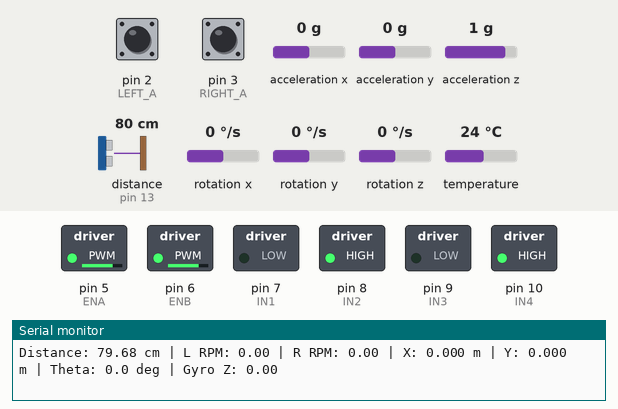
The sketch below on a simulated Arduino Uno, built with avr-gcc and run on an emulated ATmega328P. On the bench: switched loads named in the sketch (green lamp = pin HIGH), the last lines printed to the serial monitor. Wiring (inferred from the names in the program): ultrasonic range finder: trigger pin 12; echo pin 13. The inputs (shaded band) are chosen by the test bench; at power-on: distance to the obstacle (sensor on pin 13) 80 cm, pin 2 (LEFT_A) LOW, pin 3 (RIGHT_A) LOW, acceleration x 0 g, acceleration y 0 g, acceleration z 1 g, rotation x 0 °/s, rotation y 0 °/s, rotation z 0 °/s, temperature 24 °C. The echo pulse lasts 58.3 µs per cm; pins used as bus, display or sensor lines are not drawn.

Above: at 1.5 s.
1.6 s: distance to the obstacle (sensor on pin 13) set to 22 cm
3.3 s: distance to the obstacle (sensor on pin 13) set to 19 cm
At 3.45 s:
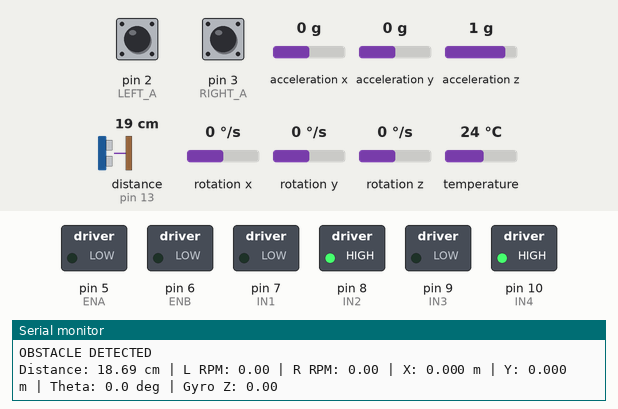
At 4.0 s:
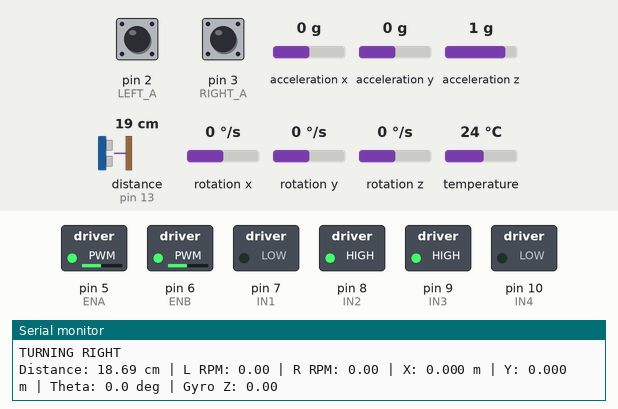
Timing chart, 0 to 6.3 s (numbered marks = the images above; inputs shaded):
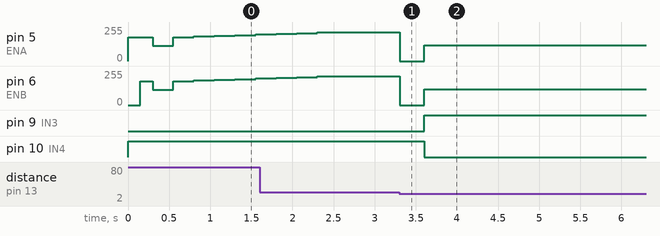

The sketch:

final_robot.ino
```cpp
#include <Adafruit_MPU6050.h>
#include <Adafruit_Sensor.h>
#include <Wire.h>
#include <math.h>

// ========================================================
// MPU6050
// ========================================================

Adafruit_MPU6050 mpu;

float gyroZ = 0.0;


// ========================================================
// ULTRASONIC SENSOR
// ========================================================

const int TRIG_PIN = 12;
const int ECHO_PIN = 13;

const float OBSTACLE_DISTANCE = 20.0;   // cm

float distanceCM = 999.0;


// ========================================================
// ENCODERS
// ========================================================

const int LEFT_A  = 2;
const int LEFT_B  = 4;

const int RIGHT_A = 3;
const int RIGHT_B = 11;

volatile long leftCount  = 0;
volatile long rightCount = 0;


// ========================================================
// L298N MOTOR DRIVER
// ========================================================

// Left motor
const int ENA = 5;
const int IN1 = 7;
const int IN2 = 8;

// Right motor
const int ENB = 6;
const int IN3 = 9;
const int IN4 = 10;


// ========================================================
// ROBOT PARAMETERS
// ========================================================

// Measured encoder resolution
const float CPR = 960.0;

// Wheel radius
const float WHEEL_RADIUS = 0.0325;   // m

// Distance between wheel centres
const float WHEEL_BASE = 0.13;       // m


// ========================================================
// PI WHEEL-SPEED CONTROL
// ========================================================

const float TARGET_RPM = 20.0;

float Kp = 3.0;
float Ki = 1.0;

const int BASE_PWM = 115;

float leftIntegral  = 0.0;
float rightIntegral = 0.0;

int leftPWM  = BASE_PWM;
int rightPWM = BASE_PWM;

float leftRPM  = 0.0;
float rightRPM = 0.0;


// ========================================================
// SPEED MEASUREMENT
// ========================================================

long previousSpeedLeft  = 0;
long previousSpeedRight = 0;

unsigned long previousSpeedTime = 0;

const unsigned long SPEED_SAMPLE_TIME = 250;


// ========================================================
// ODOMETRY
// ========================================================

float x = 0.0;
float y = 0.0;
float theta = 0.0;

long previousOdomLeft  = 0;
long previousOdomRight = 0;


// ========================================================
// SENSOR / DISPLAY TIMING
// ========================================================

unsigned long previousSensorTime = 0;
unsigned long previousPrintTime  = 0;


// ========================================================
// ROBOT STATE MACHINE
// ========================================================

enum RobotState {
  DRIVE,
  STOP_BEFORE_TURN,
  TURN_RIGHT,
  STOP_AFTER_TURN
};

RobotState state = DRIVE;

unsigned long stateStartTime = 0;

float turnStartTheta = 0.0;


// ========================================================
// SETUP
// ========================================================

void setup() {

  Serial.begin(115200);


  // ------------------------------------------------------
  // Ultrasonic sensor
  // ------------------------------------------------------

  pinMode(TRIG_PIN, OUTPUT);
  pinMode(ECHO_PIN, INPUT);


  // ------------------------------------------------------
  // Encoders
  // ------------------------------------------------------

  pinMode(LEFT_A, INPUT);
  pinMode(LEFT_B, INPUT);

  pinMode(RIGHT_A, INPUT);
  pinMode(RIGHT_B, INPUT);


  attachInterrupt(
    digitalPinToInterrupt(LEFT_A),
    leftEncoderISR,
    RISING
  );


  attachInterrupt(
    digitalPinToInterrupt(RIGHT_A),
    rightEncoderISR,
    RISING
  );


  // ------------------------------------------------------
  // Motors
  // ------------------------------------------------------

  pinMode(ENA, OUTPUT);
  pinMode(IN1, OUTPUT);
  pinMode(IN2, OUTPUT);

  pinMode(ENB, OUTPUT);
  pinMode(IN3, OUTPUT);
  pinMode(IN4, OUTPUT);

  stopMotors();


  // ------------------------------------------------------
  // MPU6050
  // ------------------------------------------------------

  if (!mpu.begin()) {

    Serial.println("MPU6050 NOT FOUND");

    while (1) {
      delay(10);
    }
  }


  Serial.println("ROBOT READY");


  // Start moving
  kickForward();

  resetSpeedMeasurement();
}


// ========================================================
// MAIN LOOP
// ========================================================

void loop() {

  unsigned long currentTime = millis();


  // ------------------------------------------------------
  // Update encoder odometry
  // ------------------------------------------------------

  updateOdometry();


  // ------------------------------------------------------
  // Read ultrasonic sensor and IMU
  // ------------------------------------------------------

  if (currentTime - previousSensorTime >= 100) {

    distanceCM = readDistance();


    sensors_event_t accel;
    sensors_event_t gyro;
    sensors_event_t temp;


    mpu.getEvent(
      &accel,
      &gyro,
      &temp
    );


    gyroZ = gyro.gyro.z;


    previousSensorTime = currentTime;
  }


  // ======================================================
  // STATE: DRIVE
  // ======================================================

  if (state == DRIVE) {

    // Obstacle detected
    if (
      distanceCM > 0 &&
      distanceCM <= OBSTACLE_DISTANCE
    ) {

      stopMotors();

      leftIntegral  = 0;
      rightIntegral = 0;

      state = STOP_BEFORE_TURN;

      stateStartTime = currentTime;

      Serial.println("OBSTACLE DETECTED");
    }

    else {

      setForwardDirection();

      updateSpeedPI();
    }
  }


  // ======================================================
  // STATE: STOP BEFORE TURN
  // ======================================================

  else if (state == STOP_BEFORE_TURN) {

    stopMotors();


    if (
      currentTime - stateStartTime >= 300
    ) {

      turnStartTheta = theta;

      state = TURN_RIGHT;

      Serial.println("TURNING RIGHT");
    }
  }


  // ======================================================
  // STATE: TURN RIGHT
  // ======================================================

  else if (state == TURN_RIGHT) {

    turnRight();


    float turnedAngle =
      theta - turnStartTheta;


    // Right turn is approximately -90 degrees
    if (
      turnedAngle <= -PI / 2.0
    ) {

      stopMotors();

      state = STOP_AFTER_TURN;

      stateStartTime = currentTime;

      Serial.println("90 DEGREE TURN COMPLETE");
    }
  }


  // ======================================================
  // STATE: STOP AFTER TURN
  // ======================================================

  else if (state == STOP_AFTER_TURN) {

    stopMotors();


    if (
      currentTime - stateStartTime >= 300
    ) {

      kickForward();

      resetSpeedMeasurement();

      state = DRIVE;

      Serial.println("CONTINUING FORWARD");
    }
  }


  // ======================================================
  // SERIAL MONITORING
  // ======================================================

  if (
    currentTime - previousPrintTime >= 250
  ) {

    Serial.print("Distance: ");
    Serial.print(distanceCM);
    Serial.print(" cm");

    Serial.print(" | L RPM: ");
    Serial.print(leftRPM);

    Serial.print(" | R RPM: ");
    Serial.print(rightRPM);

    Serial.print(" | X: ");
    Serial.print(x, 3);

    Serial.print(" m | Y: ");
    Serial.print(y, 3);

    Serial.print(" m | Theta: ");
    Serial.print(
      theta * 180.0 / PI,
      1
    );

    Serial.print(" deg | Gyro Z: ");
    Serial.println(gyroZ);


    previousPrintTime = currentTime;
  }
}


// ========================================================
// PI WHEEL-SPEED CONTROL
// ========================================================

void updateSpeedPI() {

  unsigned long currentTime =
    millis();


  if (
    currentTime - previousSpeedTime
    < SPEED_SAMPLE_TIME
  ) {

    return;
  }


  float dt =
    (currentTime - previousSpeedTime)
    / 1000.0;


  // Copy encoder counts safely
  noInterrupts();

  long currentLeft =
    leftCount;

  long currentRight =
    rightCount;

  interrupts();


  // Encoder-count change
  long deltaLeft =
    abs(
      currentLeft
      - previousSpeedLeft
    );


  long deltaRight =
    abs(
      currentRight
      - previousSpeedRight
    );


  // ------------------------------------------------------
  // Encoder counts -> RPM
  // ------------------------------------------------------

  leftRPM =
    (deltaLeft / CPR)
    * (60.0 / dt);


  rightRPM =
    (deltaRight / CPR)
    * (60.0 / dt);


  // ------------------------------------------------------
  // Left PI controller
  // ------------------------------------------------------

  float leftError =
    TARGET_RPM - leftRPM;


  leftIntegral +=
    leftError * dt;


  leftIntegral =
    constrain(
      leftIntegral,
      -40.0,
      40.0
    );


  leftPWM =
    BASE_PWM
    + Kp * leftError
    + Ki * leftIntegral;


  leftPWM =
    constrain(
      leftPWM,
      0,
      255
    );


  // ------------------------------------------------------
  // Right PI controller
  // ------------------------------------------------------

  float rightError =
    TARGET_RPM - rightRPM;


  rightIntegral +=
    rightError * dt;


  rightIntegral =
    constrain(
      rightIntegral,
      -40.0,
      40.0
    );


  rightPWM =
    BASE_PWM
    + Kp * rightError
    + Ki * rightIntegral;


  rightPWM =
    constrain(
      rightPWM,
      0,
      255
    );


  // Apply motor commands
  analogWrite(
    ENA,
    leftPWM
  );

  analogWrite(
    ENB,
    rightPWM
  );


  previousSpeedLeft =
    currentLeft;

  previousSpeedRight =
    currentRight;

  previousSpeedTime =
    currentTime;
}


// ========================================================
// DIFFERENTIAL-DRIVE ODOMETRY
// ========================================================

void updateOdometry() {

  noInterrupts();

  long currentLeft =
    leftCount;

  long currentRight =
    rightCount;

  interrupts();


  // ------------------------------------------------------
  // Encoder sign convention
  //
  // Left forward  = negative raw count
  // Right forward = positive raw count
  // ------------------------------------------------------

  long deltaLeft =
    -(
      currentLeft
      - previousOdomLeft
    );


  long deltaRight =
    currentRight
    - previousOdomRight;


  // Encoder counts -> wheel angle
  float leftAngle =
    (deltaLeft / CPR)
    * 2.0 * PI;


  float rightAngle =
    (deltaRight / CPR)
    * 2.0 * PI;


  // Wheel angle -> wheel travel
  float leftDistance =
    WHEEL_RADIUS
    * leftAngle;


  float rightDistance =
    WHEEL_RADIUS
    * rightAngle;


  // Robot-centre displacement
  float deltaDistance =
    (
      leftDistance
      + rightDistance
    )
    / 2.0;


  // Change in robot heading
  float deltaTheta =
    (
      rightDistance
      - leftDistance
    )
    / WHEEL_BASE;


  // Update estimated x position
  x +=
    deltaDistance
    * cos(
      theta
      + deltaTheta / 2.0
    );


  // Update estimated y position
  y +=
    deltaDistance
    * sin(
      theta
      + deltaTheta / 2.0
    );


  // Update estimated heading
  theta +=
    deltaTheta;


  previousOdomLeft =
    currentLeft;

  previousOdomRight =
    currentRight;
}


// ========================================================
// ULTRASONIC DISTANCE MEASUREMENT
// ========================================================

float readDistance() {

  digitalWrite(
    TRIG_PIN,
    LOW
  );

  delayMicroseconds(2);


  digitalWrite(
    TRIG_PIN,
    HIGH
  );

  delayMicroseconds(10);


  digitalWrite(
    TRIG_PIN,
    LOW
  );


  long duration =
    pulseIn(
      ECHO_PIN,
      HIGH,
      30000
    );


  // No valid echo
  if (duration == 0) {

    return -1;
  }


  // Speed of sound ≈ 0.0343 cm/us
  // Divide by two because sound travels out and back
  return
    duration
    * 0.0343
    / 2.0;
}


// ========================================================
// FORWARD MOTOR DIRECTION
// ========================================================

void setForwardDirection() {

  // Left motor forward
  digitalWrite(
    IN1,
    LOW
  );

  digitalWrite(
    IN2,
    HIGH
  );


  // Right motor forward
  digitalWrite(
    IN3,
    LOW
  );

  digitalWrite(
    IN4,
    HIGH
  );
}


// ========================================================
// MOTOR STARTUP BOOST
// ========================================================

void kickForward() {

  setForwardDirection();


  // Start left motor
  analogWrite(
    ENA,
    180
  );

  delay(150);


  // Start right motor
  analogWrite(
    ENB,
    180
  );

  delay(150);


  // Drop to PI-controller starting PWM
  analogWrite(
    ENA,
    BASE_PWM
  );

  analogWrite(
    ENB,
    BASE_PWM
  );
}


// ========================================================
// RIGHT TURN
// ========================================================

void turnRight() {

  // Left motor forward
  digitalWrite(
    IN1,
    LOW
  );

  digitalWrite(
    IN2,
    HIGH
  );


  // Right motor reverse
  digitalWrite(
    IN3,
    HIGH
  );

  digitalWrite(
    IN4,
    LOW
  );


  analogWrite(
    ENA,
    120
  );

  analogWrite(
    ENB,
    120
  );
}


// ========================================================
// STOP MOTORS
// ========================================================

void stopMotors() {

  analogWrite(
    ENA,
    0
  );

  analogWrite(
    ENB,
    0
  );
}


// ========================================================
// RESET WHEEL-SPEED MEASUREMENT
// ========================================================

void resetSpeedMeasurement() {

  noInterrupts();

  previousSpeedLeft =
    leftCount;

  previousSpeedRight =
    rightCount;

  interrupts();


  previousSpeedTime =
    millis();


  leftIntegral  = 0;
  rightIntegral = 0;
}


// ========================================================
// LEFT ENCODER INTERRUPT
// ========================================================

void leftEncoderISR() {

  if (
    digitalRead(LEFT_B)
  ) {

    leftCount++;
  }

  else {

    leftCount--;
  }
}


// ========================================================
// RIGHT ENCODER INTERRUPT
// ========================================================

void rightEncoderISR() {

  if (
    digitalRead(RIGHT_B)
  ) {

    rightCount++;
  }

  else {

    rightCount--;
  }
}
```

Measured:
- the behaviour switches between 21 and 20 cm on distance to the obstacle (sensor on pin 13) (found by bisection; images 0 and 1)
- after the input at 3.3 s, pin 5 (ENA), pin 6 (ENB): 215/255 → 0/255 at once, → 120/255 0.30 s later; pin 9 (IN3): LOW → HIGH after 0.31 s; pin 10 (IN4): HIGH → LOW after 0.31 s
